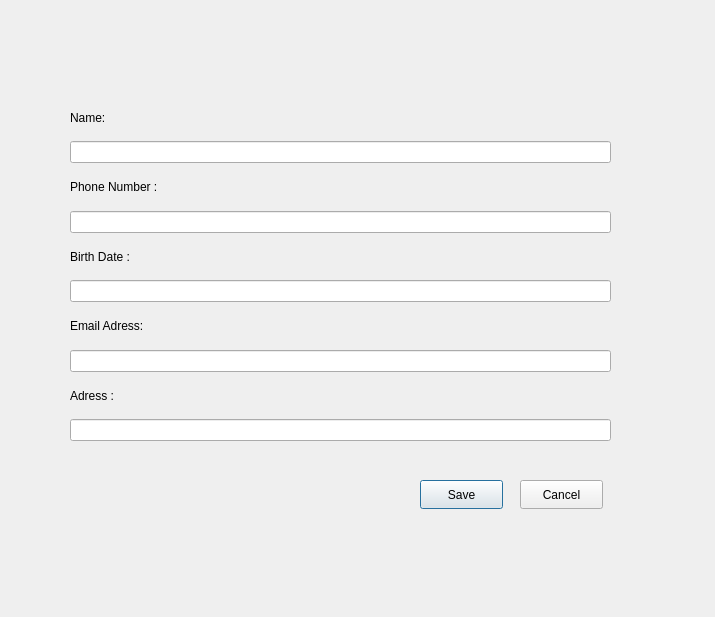
<?xml version="1.0" encoding="UTF-8"?>
<ui version="4.0">
 <class>AfterLogin</class>
 <widget class="QDialog" name="AfterLogin">
  <property name="geometry">
   <rect>
    <x>0</x>
    <y>0</y>
    <width>715</width>
    <height>617</height>
   </rect>
  </property>
  <property name="windowTitle">
   <string>Dialog</string>
  </property>
  <widget class="QPushButton" name="pushButton">
   <property name="geometry">
    <rect>
     <x>420</x>
     <y>480</y>
     <width>83</width>
     <height>29</height>
    </rect>
   </property>
   <property name="text">
    <string>Save</string>
   </property>
  </widget>
  <widget class="QPushButton" name="pushButton_2">
   <property name="geometry">
    <rect>
     <x>520</x>
     <y>480</y>
     <width>83</width>
     <height>29</height>
    </rect>
   </property>
   <property name="text">
    <string>Cancel</string>
   </property>
  </widget>
  <widget class="QWidget" name="">
   <property name="geometry">
    <rect>
     <x>70</x>
     <y>100</y>
     <width>541</width>
     <height>341</height>
    </rect>
   </property>
   <layout class="QVBoxLayout" name="verticalLayout">
    <item>
     <widget class="QLabel" name="label">
      <property name="text">
       <string>Name:</string>
      </property>
     </widget>
    </item>
    <item>
     <widget class="QLineEdit" name="lineEdit"/>
    </item>
    <item>
     <widget class="QLabel" name="label_2">
      <property name="text">
       <string>Phone Number :</string>
      </property>
     </widget>
    </item>
    <item>
     <widget class="QLineEdit" name="lineEdit_2">
      <property name="text">
       <string/>
      </property>
     </widget>
    </item>
    <item>
     <widget class="QLabel" name="label_3">
      <property name="text">
       <string>Birth Date :</string>
      </property>
     </widget>
    </item>
    <item>
     <widget class="QLineEdit" name="lineEdit_3"/>
    </item>
    <item>
     <widget class="QLabel" name="label_4">
      <property name="text">
       <string>Email Adress:</string>
      </property>
     </widget>
    </item>
    <item>
     <widget class="QLineEdit" name="lineEdit_4">
      <property name="text">
       <string/>
      </property>
     </widget>
    </item>
    <item>
     <widget class="QLabel" name="label_5">
      <property name="text">
       <string>Adress :</string>
      </property>
     </widget>
    </item>
    <item>
     <widget class="QLineEdit" name="lineEdit_5">
      <property name="text">
       <string/>
      </property>
     </widget>
    </item>
   </layout>
  </widget>
 </widget>
 <resources/>
 <connections>
  <connection>
   <sender>pushButton_2</sender>
   <signal>clicked()</signal>
   <receiver>AfterLogin</receiver>
   <slot>close()</slot>
   <hints>
    <hint type="sourcelabel">
     <x>556</x>
     <y>497</y>
    </hint>
    <hint type="destinationlabel">
     <x>563</x>
     <y>578</y>
    </hint>
   </hints>
  </connection>
 </connections>
</ui>
